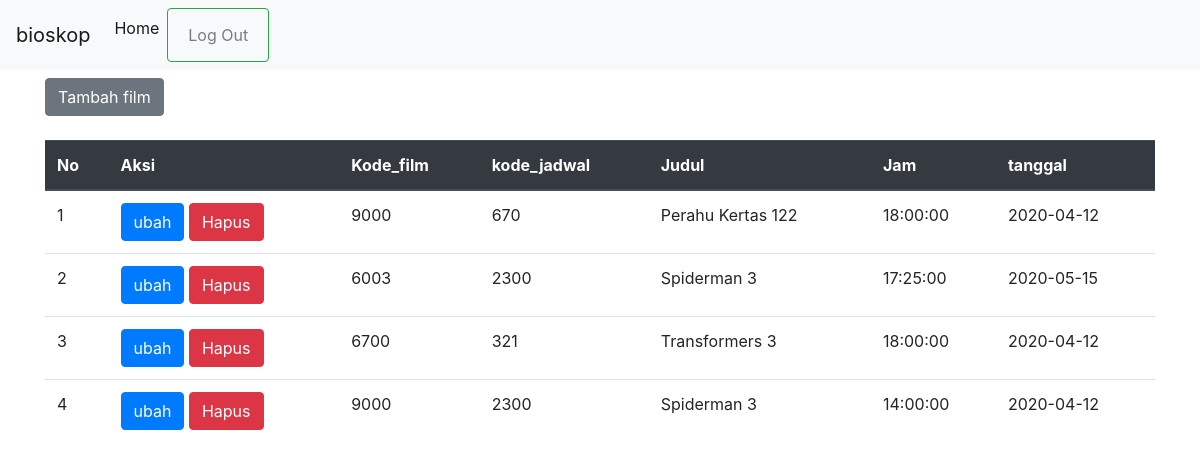
The app's page /index.php (signed in) with its own data.
### tables this page shows
CREATE TABLE `film` (
  `id` int(11) NOT NULL,
  `kode_film` int(11) NOT NULL,
  `kode_jadwal` int(250) NOT NULL,
  `judul` varchar(150) NOT NULL,
  `jam` time NOT NULL,
  `tanggal` date NOT NULL
);

### function.php (called while the page is built, shortened)
<?php
    $conn = mysqli_connect("localhost","root","","bioskop");
    function query($query){
        global $conn;
        $result = mysqli_query($conn, $query);
        $rows = [];
        while($row = mysqli_fetch_assoc($result) ) {
            $rows[] = $row;
        }
        return $rows;
    }
?>

### index.php (the view, shortened to what this page needs)
<?php
require 'function.php';
$bioskop = query("SELECT * FROM film");
?>
<!DOCTYPE html>
<html lang="en">
<head>
    <link rel="stylesheet" href="http://localhost/Administrator/bootstrap/css/bootstrap.css">
</head>
<body>
<nav class="navbar navbar-expand-lg navbar-light bg-light">
    <a class="navbar-brand" href="#" class="font-weight-bold">bioskop</a>
    <div class="collapse navbar-collapse" id="navbarNav">
        <ul class="navbar-nav">
        <li class="nav-item active">
            <a class="nav-link" href="#">Home <span class="sr-only">(current)</span></a>
        </li>
        <li class="nav-item">
            <button type="button" class="btn btn-outline-success"><a class="nav-link" href="logout.php"onclick="return confirm('Yakin?');">Log Out</a></button>
        </li>
    </ul>
  </div>
</nav>
<div class="container mt-2" >
   <a class="btn btn-secondary" href="insert.php">Tambah film</a>
   </div>
   <br>
    <div class="container">
        <table class="table">
        <thead class="thead-dark">
            <tr>
                <th scope ="col">No</th>
                <th scope ="col"class="align-middle">Aksi</th>
                <th scope ="col">Kode_film</th>
                <th scope ="col">kode_jadwal</th>
                <th scope ="col">Judul</th>
                <th scope ="col">Jam</th>
                <th scope ="col">tanggal</th>
            </tr>
            </thead>
            <?php $i=1; ?>
            <?php foreach($bioskop as $row)  : ?>
            <tr>
                <td><?= $i; ?></td>
                <td>
               <a  class="btn btn-primary" href="update.php?id=<?= $row["id"]; ?>">ubah</a> <a class="btn btn-danger" href="hapus.php?id=<?= $row["id"]; ?>"onclick="return confirm('Yakin?');">Hapus</a>
                <td> <?= $row["kode_film"]; ?></td>
                <td> <?= $row["kode_jadwal"]; ?></td>
                <td> <?= $row["judul"]; ?></td>
                <td> <?= $row["jam"]; ?></td>
                <td> <?= $row["tanggal"]; ?></td>
            </tr>
            <?php $i++; ?>
            <?php endforeach ;  ?>
        </table>
        <br>
        <br>
    </div>
</body>
</html>

### records on screen
film: kode_film "9000", kode_jadwal "670", judul "Perahu Kertas 122", jam "18:00:00", tanggal "2020-04-12"
film: kode_film "6003", kode_jadwal "2300", judul "Spiderman 3", jam "17:25:00", tanggal "2020-05-15"
film: kode_film "6700", kode_jadwal "321", judul "Transformers 3", jam "18:00:00", tanggal "2020-04-12"
film: kode_film "9000", kode_jadwal "2300", judul "Spiderman 3", jam "14:00:00", tanggal "2020-04-12"
